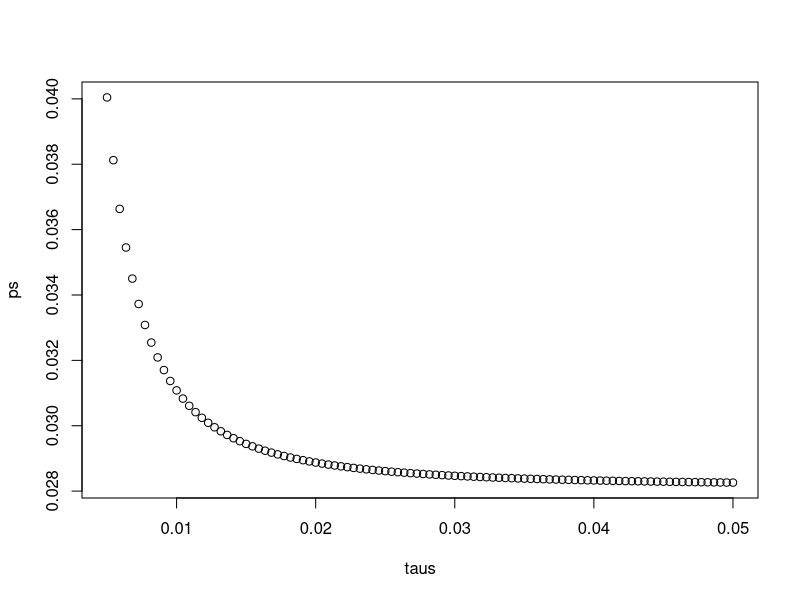

This chart was generated by the following R code:
# lets calculate the probability that trump will win in Florida
# using Bayesian models and such

library(dslabs)
library(dplyr)
data("polls_us_election_2016")

polls <- polls_us_election_2016 %>% filter(enddate >= "2016-11-04" & state=="Florida") %>%
  mutate(spread = rawpoll_clinton/100 - rawpoll_trump/100)

results <- polls %>% summarize(avg = mean(spread), se = sd(spread)/n())

# assume the spread follows N(mu, tau); then Y|spread ~ N(spread, sigma)
mu <- 0
taus <- seq(0.005, 0.05, len=100)
Y <- results$avg
sigma <- results$se

p_calc <- function(tau, sig=sigma) {
  # takes sigma, tau and calculates the probability of trump winning
  B <- sig^2 / (sig^2 + tau^2)
  E <- B*mu + (1-B)*Y
  se <- 1/sqrt(1/sig^2 + 1/tau^2)
  pnorm(0, mean=E, sd=se)
}

ps <- sapply(taus, p_calc)
plot(taus, ps)
# the prob of trump winning Florida decreases when the variability increases,
# i.e. when the variability of the spread increases
